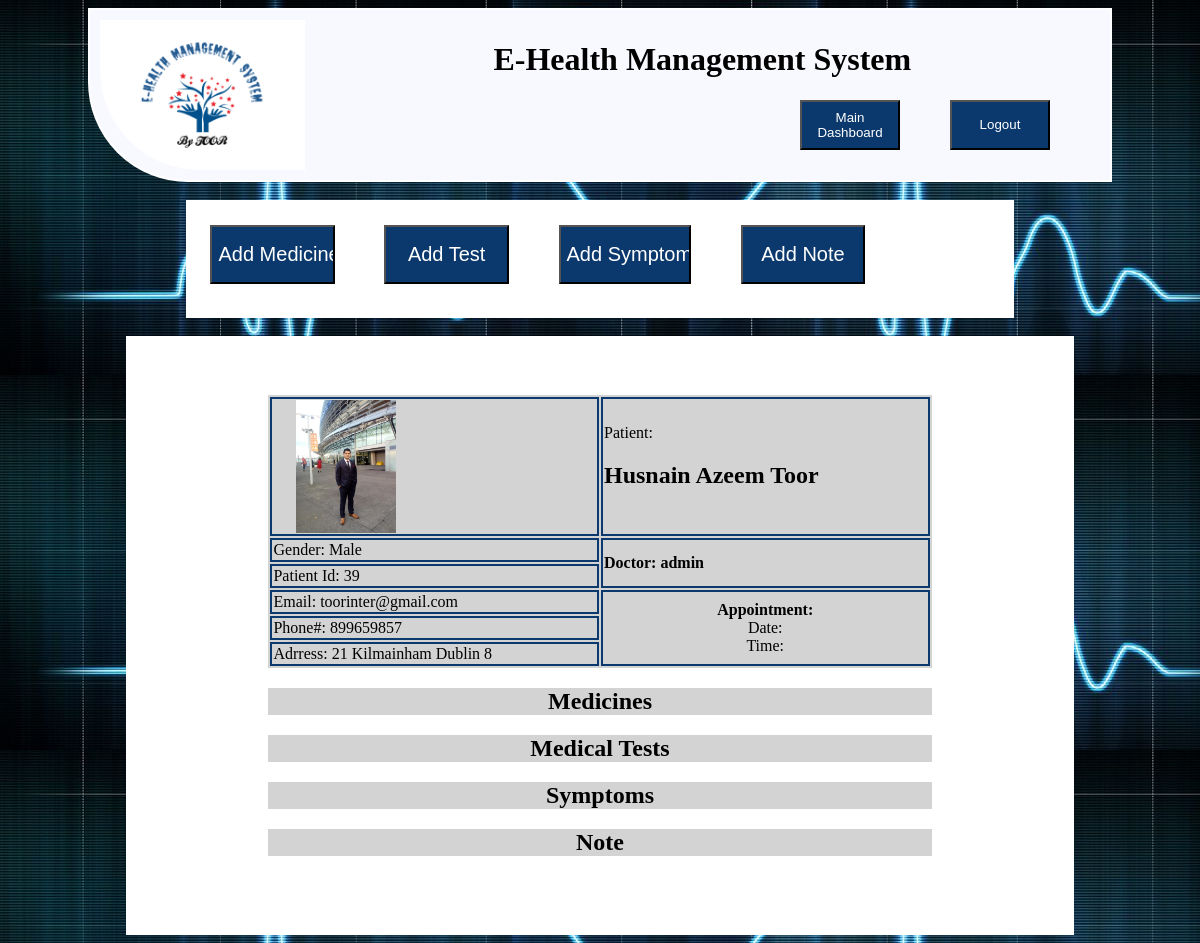
Screenshot of /prescribed.php?patientid=39 (signed in) with the database file from the repository.
### tables this page shows
CREATE TABLE `user` (
  `UserId` int(100) NOT NULL,
  `UserName` varchar(100) NOT NULL,
  `UserGender` varchar(100) NOT NULL,
  `UserEmail` varchar(100) NOT NULL,
  `UserPassword` varchar(100) NOT NULL,
  `UserNumber` int(100) NOT NULL,
  `UserDiscription` varchar(100) NOT NULL,
  `UserAddress` varchar(100) NOT NULL,
  `UserType` varchar(100) NOT NULL,
  `UserImage` varchar(100) NOT NULL,
  `UserStatus` varchar(100) NOT NULL
);

### prescribed.php (the view, shortened to what this page needs)
<html>
<head>
<link rel="stylesheet" type="text/css" href="index.css">
<link rel="stylesheet" type="text/css" href="dashboard.css">
</head>
    <center>
	<body background="images/background.jpg">
                <header>
                         <div id="header-div1">
                                <img src="images/e-logo.png" id="heaader-logo">
	                            <h1 style="font-family:Brush Script MT;">E-Health Management System</h1>
								<a href="logout.php"><button Style="background-color:#0b396d; width:100px; height:50px; float:right; color:white; margin-right:50px;">Logout</button></a>
							    <a href="Doctordashboard.php"><button Style="background-color:#0b396d; width:100px; height:50px; float:right; color:white; margin-right:50px;">Main Dashboard</button></a>
	                    </div>
                </header><br>
				<div style="height:15%; width:70%; background-color:white; ">
				<input type="submit" style="height:50%; width:15%; float:left; margin:3%; font-size:20px; background-color:#0b396d; color:white;" value="Add Medicine" onclick="addMeddicine()">
				<input type="submit" style="height:50%; width:15%; float:left; margin:3%; font-size:20px; background-color:#0b396d; color:white;" value="Add Test" onclick="addTest()" >
				<input type="submit" style="height:50%; width:16%; float:left; margin:3%; font-size:20px; background-color:#0b396d; color:white;" value="Add Symptoms" onclick="addSymptoms()">
				<input type="submit" style="height:50%; width:15%; float:left; margin:3%; font-size:20px; background-color:#0b396d; color:white;" value="Add Note"  onclick="addNote()">
				</div>	<br>
				<div id="prescription" style="height:auto; width:70%; background-color:white; padding:5%; ">
				<div id="profile-div" style="height:auto; width:auto;   ">
    <?php
    require('DbConnectionNew.php');
        $patientid=$_SESSION['patientid']=$_GET['patientid'];
	$sql = "SELECT * FROM `user` WHERE UserId = '$patientid'";
    $result = mysqli_query($conn, $sql);
    if (mysqli_num_rows($result) > 0) {
	  while($row = mysqli_fetch_assoc($result)){
	     echo'<table class="viewprofile-table" style="width:80%;height:auto;">
	             <tr>
		             <td><img src=images/'.$row["UserImage"].' style=" length:100px; width:100px; float:left; background-color:yellow; margin-left:7%;" id="uploadphoto" ></image><br><br></td>
		             <td> Patient: <h2>'.$row["UserName"].'</h2></td>
		         </tr>
		         <tr>
                     <td> Gender: '.$row["UserGender"].'</td>
                     <td rowspan="2"> <b> Doctor: '.$_SESSION["UserName"].'</b></td>
                 </tr>
                 <tr>
                     <td>Patient Id: '.$row["UserId"].'</td>
                 </tr>
                 <tr>
                     <td> Email: '.$row["UserEmail"].'</td>
                     <td rowspan="3"><center><b> Appointment: </b><br> Date:'.$_GET["slotdate"].'<br>Time:'.$_GET["slottime"].'</center></td>
                 </tr>
                 <tr>
                     <td>Phone#: '.$row["UserNumber"].'</td>
                 </tr>
                 <tr>
                 <td>Adrress: '.$row["UserAddress"].'</td>
                 </tr>
		</table>';
	  }
    }
	?>
	</div>
	<div id="medicine-div" style="background-color:lightgrey; width:80%; height:auto; margin-top:10px;">
	<h2 style="text-align:center;"> Medicines</h2>
	</div>
	<div id="medicine-div" style="background-color:lightgrey; width:80%; height:auto; margin-top:10px;">
	<h2 style="text-align:center;"> Medical Tests</h2>
	</div>
	<div style="background-color:lightgrey; width:80%; height:auto; margin-top:10px;">
	<h2 style="text-align:center;">Symptoms</h2>
	</div>
    <div id="note-div" style="background-color:lightgrey; width:80%; height:auto; margin-top:10px;">
	<h2 style="text-align:center;">Note</h2>
	</div>
	</div>
			</body>
</html>

### index.css (style rules this page uses)
body { background-color: white ; }
#header-div1 { border: 2px solid white; padding: 10px; border-bottom-left-radius: 100px 100px; height: 150; width: 1000px; background-color: GhostWhite ; }
#heaader-logo { float:left; height:150; border-bottom-left-radius: 100px 100px; }

### dashboard.css (style rules this page uses)
.viewprofile-table { background-color:lightgrey; width:70%; height:20%; text-align:left; }
.viewprofile-table td { width:50%; height:50%; border: 2px solid #0b396d; text-align:left; }

### rows the page displays
user: UserImage (picture), UserName "Husnain Azeem Toor", UserGender "Male", UserId "39", UserEmail "toorinter@gmail.com", UserNumber "899659857", UserAddress "21 Kilmainham Dublin 8"
